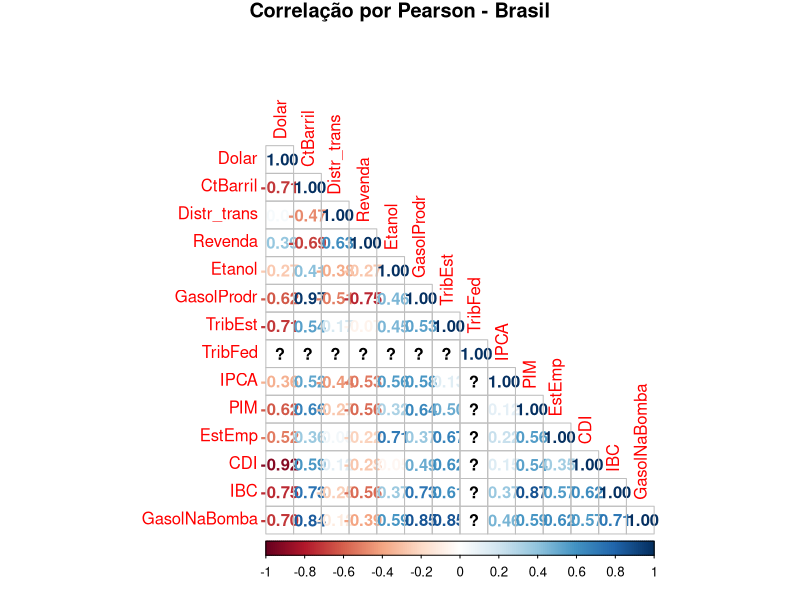
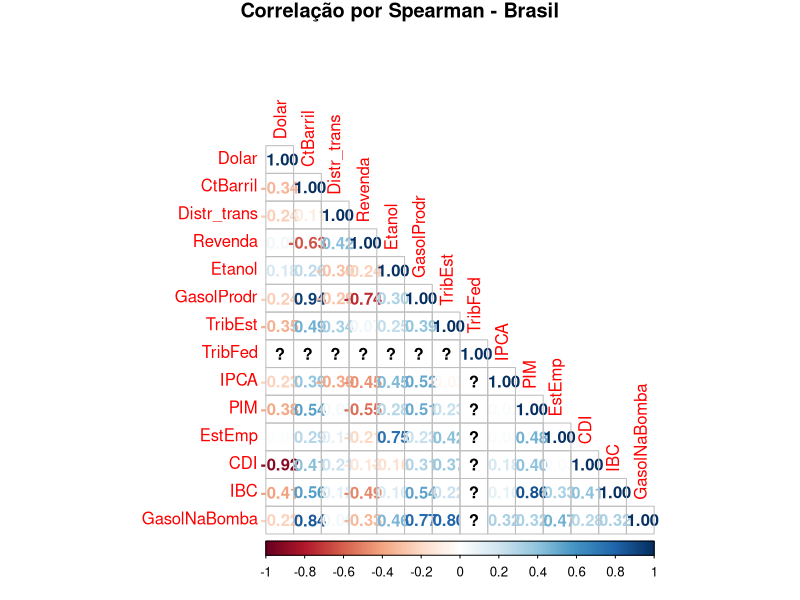
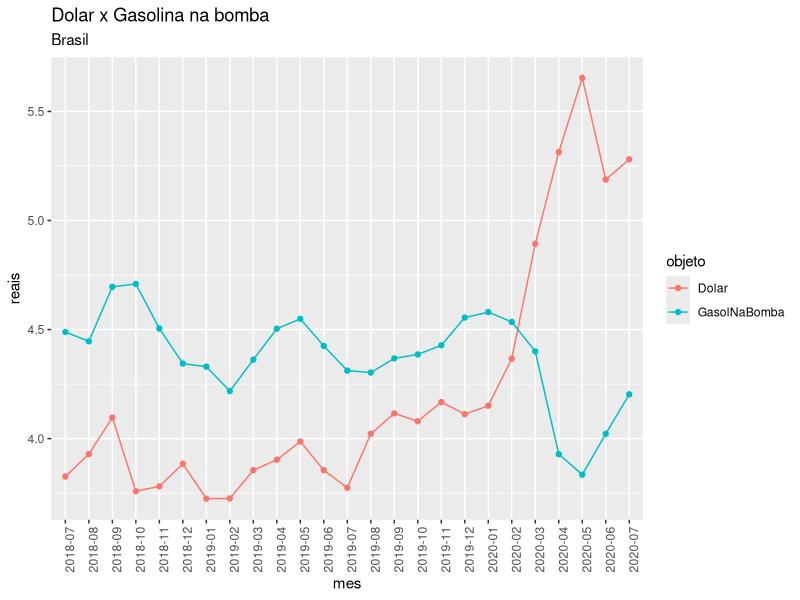
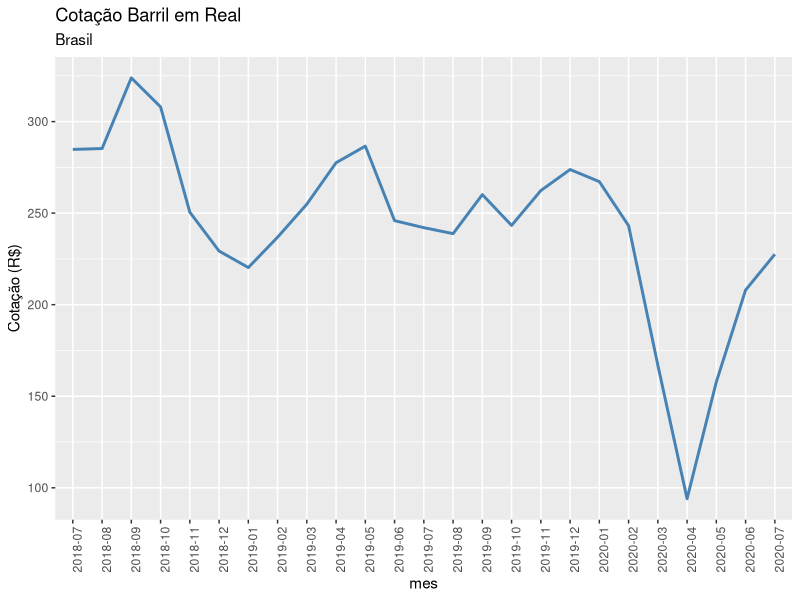

The R source for these figures, in order: (Note: this script raises an error after producing the figures.)
setwd("E:/Estudos/Trabalho_Bloco_A")
getwd()

library(dplyr)
library(tidyr) #adc por felipe para transpor a coluna em varias colunas
library(ggplot2)
#install.packages("viridis")
library(viridis)
#install.packages("patchwork")
library(patchwork) # Mostrar dois gráficos ao lado
library(modelr)
#library(tidyverse)
library(corrplot)
#install.packages("corrplot")
library(psych)
#install.packages("psych")
library(caret)





df_total <- read.csv("df_todas_regioes.csv")


df_brasil <- read.csv("df_brasil.csv")


df_sudeste <- read.csv("df_sudeste.csv")


df_sul <- read.csv("df_sul.csv")


df_centro_oeste <- read.csv("df_centro_oeste.csv")


df_nordeste <- read.csv("df_nordeste.csv")


df_norte <- read.csv("df_norte.csv")


#verificando linhas duplicadas
sum(duplicated(df_total))

#verifica se tem registros nulos
sum(is.na(df_total))


geraAnalise <- function(df,name) 
{ 
  
  #Estatisticas descritivas
  summname=sprintf("%s.txt",name)
  
  write.table(summary(df, maxsum = max(lengths(lapply(df, unique)))), file = summname, sep=';')
  

  
  
  #correlação
  df_cor <- df
  
  #converter para numérico
  for(i in 1:ncol(df_cor)){
    
    df_cor[,i]<- as.numeric(df_cor[,i])
  }
  
  #correlação pearson
   pearsontitle=sprintf("Correlação por Pearson - %s",name)
   pearsonname=sprintf("pearson_%s.png",name)
   png(pearsonname, width = 600, height = 600, res = 72)
  
  
   corrplot(cor(df_cor[-1],method = "pearson"), method = "number", type = "lower",title=pearsontitle,mar=c(0,0,1,0))
  
   dev.off()
  #correlação spearman
  
   spearmantitle=sprintf("Correlação por Spearman - %s",name)
   spearmanname=sprintf("spearman_%s.png",name)
   png(spearmanname, width = 600, height = 600, res = 72)
  
   corrplot(cor(df_cor[-1],method = "spearman"), method = "number", type = "lower",title=spearmantitle,mar=c(0,0,1,0))
  
   dev.off()
  
  
  #análise exploratória das principais variáveis
  
  #preço do dolar versus o preço da gasolina
  
  df_dl_gas <- df %>%
    tidyr::gather(objeto, reais,c(Dolar,GasolNaBomba))
  
  # str(df_dl_gas)
  # 
  file_dolarxgasol=sprintf("dolar_x_gasol_%s.png",name)

  ggplot(df_dl_gas, aes(x = mes, y = reais, color = objeto,group=objeto)) + geom_line() + geom_point()+ theme(axis.text.x = element_text(angle = 90, hjust = 1))+ ggtitle("Dolar x Gasolina na bomba", subtitle = name )
  ggsave(file=file_dolarxgasol)

  #Gráfico da Cotação do barril em reais


  file_brent=sprintf("brent_%s.png",name)
  
  ggplot(data=df, aes(x=mes)) +
     geom_line(aes(y = CtBarril, group=2), color = "steelblue", size=1)+
     ggtitle("Cotação Barril em Real", subtitle = name) +
     ylab("Cotação (R$)")+ theme(axis.text.x = element_text(angle = 90, hjust = 1))
  ggsave(file=file_brent)

  #gráfico da variação da alíquota de imposto

   file_imp=sprintf("Imp_%s.png",name)
   
   ggplot(data=df, aes(x=mes)) +
     geom_line(aes(y = PCTribEst, group=1), color = "darkred", size=1)+
     ggtitle("Alíquota impostos estaduais", subtitle = name) +
     ylab("%")+ theme(axis.text.x = element_text(angle = 90, hjust = 1))
   ggsave(file=file_imp)
   
   
   #preço do tributo federal versus o preço da gasolina
   
   df_if_gas <- df %>%
     tidyr::gather(objeto, reais,c(TribFed,GasolNaBomba))
   
   file_trfedxgasol=sprintf("TribFed_x_gasol_%s.png",name)
   
   ggplot(df_if_gas, aes(x = mes, y = reais, color = objeto,group=objeto)) + geom_line() + geom_point()+ theme(axis.text.x = element_text(angle = 90, hjust = 1))+ ggtitle("Dolar x Gasolina na bomba", subtitle = name)
   ggsave(file=file_trfedxgasol)  
   
   
   #Min-max Scaling
   
   preproc <- preProcess(df[,c(3,10,16)], method=c("range"))
   
   norm <- predict(preproc, df[,c(3,10,16)])
   norm$mes<-df$mes
   
   
   #Barril de petróleo x Gasolina na bomba normalizados
   df_bar_gas <- norm %>%
     tidyr::gather(objeto, Valor,c(CtBarril,GasolNaBomba))  
   
   file_bargasol=sprintf("barril_x_gasol_%s.png",name)
   
   ggplot(df_bar_gas, aes(x = mes, y = Valor, color = objeto,group=objeto)) + geom_line() + geom_point()+ theme(axis.text.x = element_text(angle = 90, hjust = 1))+ ggtitle("Barril de Petroleo x Gasolina na bomba (normalizados)", subtitle = name)
   ggsave(file=file_bargasol)
   
   #Imposto Estadual x Gasolina na bomba normalizados
   df_tes_gas <- norm %>%
     tidyr::gather(objeto, Valor,c(PCTribEst,GasolNaBomba))  
   
   file_tesgasol=sprintf("TribEst_x_gasol_%s.png",name)
   
   ggplot(df_tes_gas, aes(x = mes, y = Valor, color = objeto,group=objeto)) + geom_line() + geom_point()+ theme(axis.text.x = element_text(angle = 90, hjust = 1))+ ggtitle("Tributo Estadual x Gasolina na bomba (normalizados)", subtitle = name)
   ggsave(file=file_tesgasol)
   
}

geraAnalise(df_brasil,"Brasil")

geraAnalise(df_sudeste,"Sudeste")

geraAnalise(df_sul,"Sul")

geraAnalise(df_centro_oeste,"Centro Oeste")

geraAnalise(df_nordeste,"Nordeste")

geraAnalise(df_norte,"Norte")

